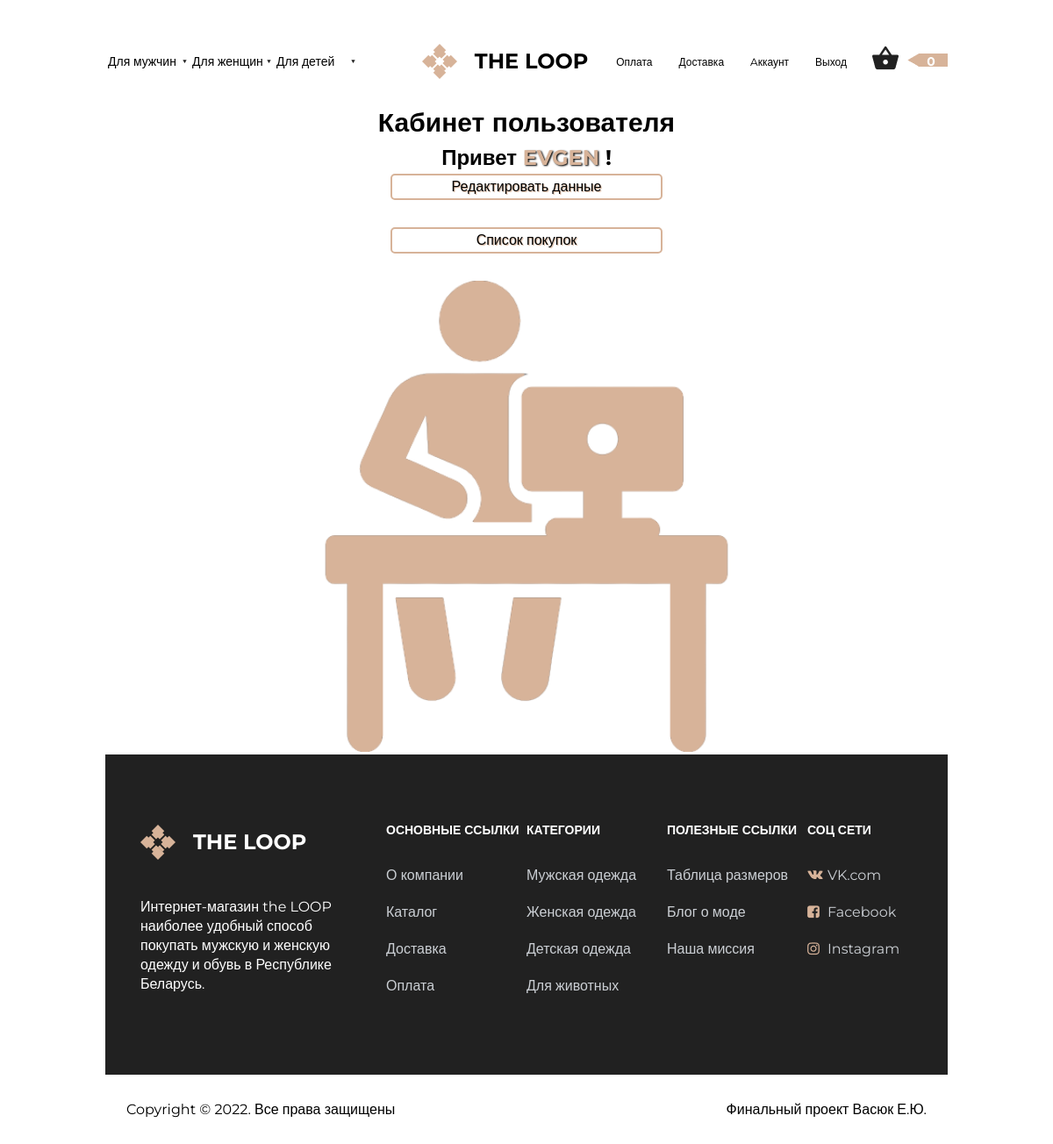
The app's page /cabinet/ (signed in), older data.
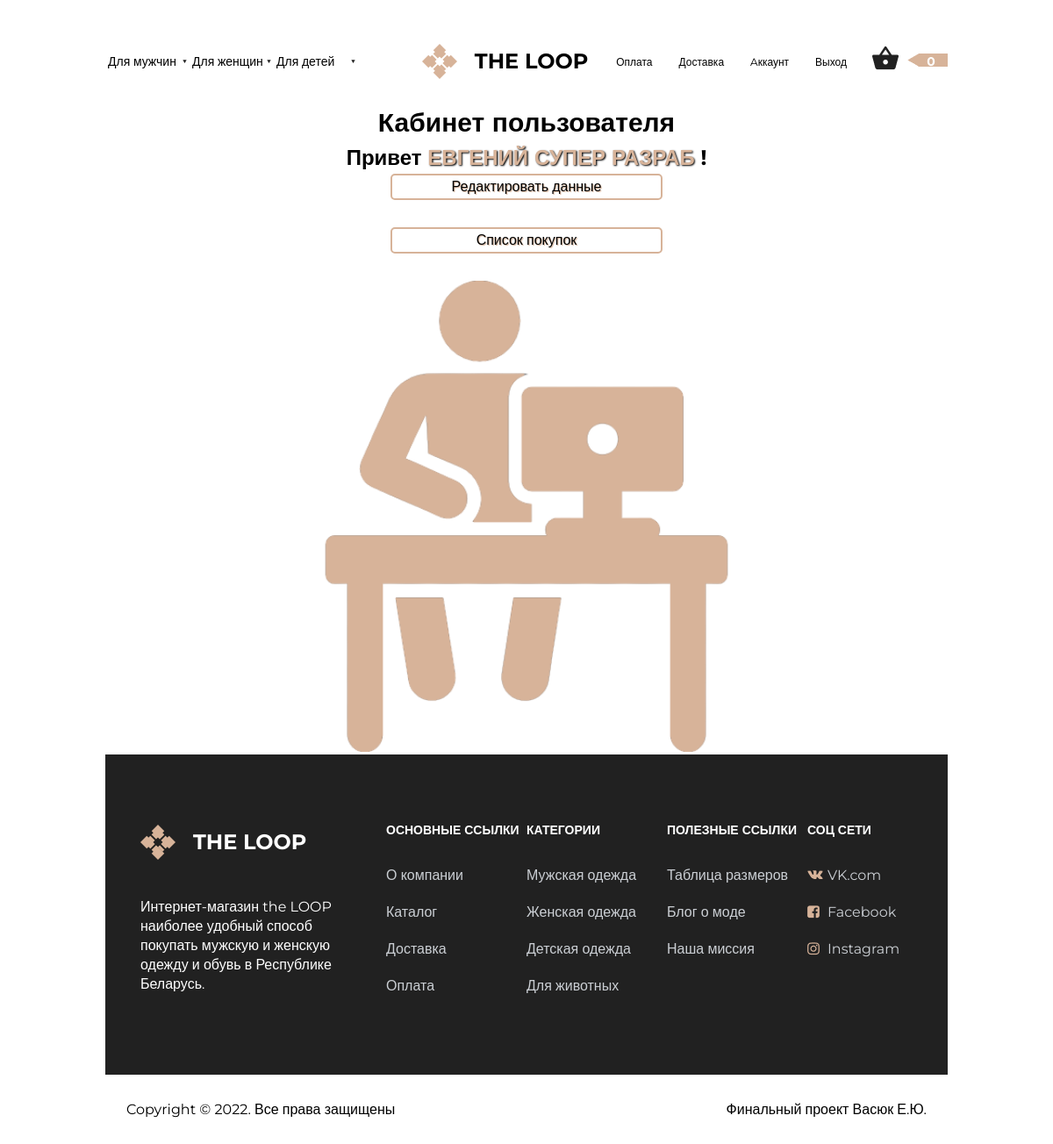
The same page, newer data.
### tables this page shows
CREATE TABLE `user` (
  `id` int NOT NULL,
  `name` text NOT NULL,
  `email` text NOT NULL,
  `password` varchar(100) NOT NULL,
  `role` varchar(255) NOT NULL DEFAULT 'admin'
);

### config/routes.php (called while the page is built)
<?php
return array(
   'delivery' => 'site/delivery',
   'about' => 'site/about',
   'payment' => 'site/payment',
   'product/([0-9]+)' => 'product/view/$1',
   'catalog/([0-9]+)' => 'catalog/index/$1',
   'catalog_d' => 'catalog/discount',
   'catalog_n' => 'catalog/new',
   'catalog' => 'catalog/catalog',
   'category/([0-9]+)/page-([0-9]+)' => 'catalog/category/$1/$2',
   'category/([0-9]+)' => 'catalog/category/$1',
   'cart/addAjax/([0-9]+)' => 'cart/addAjax/$1',
   'cart/add/([0-9]+)' => 'cart/add/$1',
   'cart/checkout' => 'cart/checkout',
   'cart/delete/([0-9]+)' => 'cart/delete/$1',
   'cart' => 'cart/index',
   'user/register' => 'user/register',
   'user/login' => 'user/login',
   'user/logout' => 'user/logout',
   'admin/product/create' => 'adminProduct/create',
   'admin/product/update/([0-9]+)' => 'adminProduct/update/$1',
   'admin/product/delete/([0-9]+)' => 'adminProduct/delete/$1',
   'admin/product' => 'adminProduct/index',
   'cabinet/edit' => 'cabinet/edit',
   'cabinet' => 'cabinet/index',
   'admin' => 'admin/index',
   'contacts' => 'site/contact',
   '' => 'site/index',
);

### controllers/CabinetController.php (called while the page is built, shortened)
<?php
class CabinetController
{
   public function actionIndex()
   {
      $userId = User::checkLogged();
      $user = User::getUserById($userId);
      require_once(ROOT . '/views/cabinet/index.php');
      return true;
   }
}

### index.php (called while the page is built, shortened)
<?php
require_once(ROOT . '/components/Autoload.php');
$router = new Router;
$router->run();

### models/User.php (called while the page is built, shortened)
<?php
class User
{
   public static function getUserById($id)
   {
      if ($id) {
         $db = Db::getConnection();
         $sql = 'SELECT * FROM user WHERE id = :id';
         $result = $db->prepare($sql);
         $result->bindParam(':id', $id, PDO::PARAM_INT);
         $result->setFetchMode(PDO::FETCH_ASSOC);
         $result->execute();
         return $result->fetch();
      }
   }
   public static function isGuest()
   {
      if (isset($_SESSION['user'])) {
         return false;
      }
      return true;
   }
}

### components/Autoload.php (called while the page is built, shortened)
<?php
function myAutoload($class_name)
{
   $array_path = [
      '/components/',
      '/models/',
   ];
   foreach ($array_path as $path) {
      $path = ROOT . $path . $class_name . '.php';
   }
}

### components/Cart.php (called while the page is built, shortened)
<?php
class Cart
{
   public static function countItems()
   {
      if (isset($_SESSION['products'])) {
         $count = 0;
         foreach ($_SESSION['products'] as $id => $quantity) {
            $count = $count + $quantity;
         }
         return $count;
      } else {
         return 0;
      }
   }
}

### views/cabinet/index.php (the view, shortened to what this page needs)
<?php include ROOT . '/views/layouts/header.php'; ?>
<section class="catalog">
   <div class="container">
      <div class="catalog_title_cabinet">
         <h3>Кабинет пользователя</h3>
         <div class="catalog_title_cabinet_name">
            <h3>Привет <span><?php echo $user['name']; ?></span> !</h3>
         </div>
      </div>
      <div class="catalog_content_cabinet">
         <ul>
            <li class="reg"><a href="/cabinet/edit/">Редактировать данные</a></li>
            <li class="reg"><a href="/cart/">Список покупок</a></li>
         </ul>
      </div>
      <div class="catalog_content_cabinet_image"><img src="/template/images/cabinet.png" alt="cabinet"></div>
   </div>
   </div>
<?php include ROOT . '/views/layouts/footer.php'; ?>

### components/Router.php (shortened to what this page needs)
<?php
class Router
{
   private $routes;
   public function __construct()
   {
      $routePath = ROOT . '/config/routes.php';
      $this->routes = include($routePath);
   }
   private function getURI()
   {
      if (!empty($_SERVER['REQUEST_URI'])) {
         return trim($_SERVER['REQUEST_URI'], '/');
      }
   }
   public function run()
   {
      $uri = $this->getURI();
      foreach ($this->routes as $uriPattern => $path) {
         if (preg_match("~$uriPattern~", $uri)) {
            $internalRoute = preg_replace("~$uriPattern~", $path, $uri);
            $segments = explode('/', $internalRoute);
            $controllerName = ucfirst(array_shift($segments)) . 'Controller';
            $actionName = 'action' . ucfirst(array_shift($segments));
            $parameters = $segments;
            $controllerObject = new $controllerName;
            $result = call_user_func_array(array($controllerObject, $actionName), $parameters);
            if ($result != null) {
               die;
            }
         }
      }
   }
}

### views/layouts/header.php (shortened to what this page needs)
<!DOCTYPE html>
<html lang="en">
<head>
   <link rel="stylesheet" href="/template/css/main.css">
   <link rel="stylesheet" href="/template/css/main_cat.css">
   <link rel="stylesheet" href="/template/css/main_dis.css">
   <link rel="stylesheet" href="/template/css/main_catalog.css">
   <link rel="stylesheet" href="/template/css/main_category.css">
   <link rel="stylesheet" href="/template/css/main_register.css">
   <link rel="stylesheet" href="/template/css/main_cabinet.css">
   <link rel="stylesheet" href="/template/css/main_cart.css">
   <link rel="stylesheet" href="/template/css/main_order.css">
   <link rel="stylesheet" href="/template/css/main_issue.css">
   <link rel="stylesheet" href="/template/css/main_admin.css">
   <link rel="stylesheet" href="/template/css/main_product.css">
   <link rel="stylesheet" href="/template/css/media.css">
</head>
<body>
   <div class="site">
      <header class="header">
         <div class="container">
            <div class="header_wrapper">
               <div class="header_nav">
                  <ul>
                     <li><a href="/catalog/0">Для мужчин<span class="ico_poligon_main"></span></a>
                     </li>
                     <li>
                        <a href="/catalog/1">Для женщин<span class="ico_poligon_main"></span></a>
                     </li>
                     <li><a href="/catalog/2">Для детей<span class="ico_poligon_main"></span></a>
                     </li>
                  </ul>
               </div>
               <div class="header_logo">
                  <a href="/admin/"><span class="ico_logo"><span class="title_logo">THE&nbspLOOP</span></span></a>
               </div>
               <div class="header_order">
                  <ul>
                     <li><a href="/payment/">Оплата</a></li>
                     <li><a href="/delivery/">Доставка</a></li>
                     <?php if (User::isGuest()) : ?>
                        <li><a href="/user/login/">Вход</a></li>
                     <?php else : ?>
                        <li><a href="/cabinet/">Aккаунт</a></li>
                        <li><a href="/user/logout/">Выход</a></li>
                     <?php endif; ?>
                  </ul>
               </div>
               <div class="header_cart">
                  <ul>
                     <li><a href="/cart/" class="ico_cart"><img src="/template/images/shopping_cart.png" alt="cart"></a></li>
                     <li><a href="/cart/"><span class="ico_strike"> &nbsp;&nbsp;<span id="cart-count"><?php echo Cart::countItems(); ?></span></span></a></li>
                  </ul>
               </div>
            </div>
         </div>
      </header>

### views/layouts/footer.php (shortened to what this page needs)
<footer class="footer">
   <div class="footer_top">
      <div class="container">
         <div class="footer_list">
            <div class="footer_item">
               <div class="footer_logo">
                  <a href="/"><span class="ico_logo"><span class="title_logo">THE&nbspLOOP</span></span></a>
               </div>
               <p>Интернет-магазин the LOOP наиболее удобный способ покупать мужскую и женскую одежду и обувь в Республике Беларусь. </p>
            </div>
            <div class="footer_item">
               <h4>Основные ссылки</h4>
               <div class="main_links">
                  <ul class="footer_links">
                     <li><a href="/about/">О компании</a></li>
                     <li><a href="/catalog/">Каталог</a></li>
                     <li><a href="/delivery/">Доставка</a></li>
                     <li><a href="/payment/">Оплата</a></li>
                  </ul>
               </div>
            </div>
            <div class="footer_item">
               <h4>Категории</h4>
               <ul class="footer_links">
                  <li><a href="/catalog/0/">Мужская одежда</a></li>
                  <li><a href="/catalog/1/">Женская одежда</a></li>
                  <li><a href="/catalog/2/">Детская одежда</a></li>
                  <li><a href="/catalog/3/">Для животных</a></li>
               </ul>
            </div>
            <div class="footer_item">
               <h4>ПОЛЕЗНЫЕ ССЫЛКИ</h4>
               <div class="useful_links">
                  <ul class="footer_links">
                     <li><a href="#">Таблица размеров</a></li>
                     <li><a href="#">Блог о моде</a></li>
                     <li><a href="#">Наша миссия</a></li>
                  </ul>
               </div>
            </div>
            <div class="footer_item">
               <h4>СОЦ СЕТИ</h4>
               <div class="social_links">
                  <ul class="footer_links">
                     <li><span class="ico ico_vk"></span><a href="#">VK.com</a></li>
                     <li><span class="ico ico_Facebook"></span><a href="#">Facebook</a></li>
                     <li><span class="ico ico_Instagram"></span><a href="#">Instagram</a></li>
                  </ul>
               </div>
            </div>
         </div>
      </div>
   </div>
   <div class="footer_bot">
      <div class="container">
         <div class="footer_bot_wrapper">
            <div class="footer_bot_copyrights">Copyright &copy; 2022. Все права защищены</div>
            <div class="footer_bot_private">Финальный проект Васюк Е.Ю.</div>
         </div>
      </div>
   </div>
</footer>
</body>
</html>

### template/css/main.css (style rules this page uses)
* { margin: 0; padding: 0; }
body { font-family: 'Montserrat', sans-serif; font-size: 16px; }
.container { width: 80%; max-width: 1440px; margin: 0 auto; }
.header { background-color: #fff; padding: 60px 0; }
.header .header_wrapper { display: flex; justify-content: space-between; }
.header .header_nav { background-color: #fff; width: 30%; }
.header .header_nav .ico_poligon_main { display: block; width: 5px; height: 4px; background-image: url(/template/images/Polygon_main.png); position: relative; left: 90px; bottom: 11px; }
.header .header_nav a { padding-left: 2px; color: #000; text-decoration: none; text-transform: none; width: 90%; display: inline-block; text-align: left; font-size: 14px; font-weight: normal; border: 1px solid transparent; }
.header .header_nav ul { display: flex; list-style: none; justify-content: space-between; }
.header .header_nav li { position: relative; width: 100%; }
.header .header_logo { display: inline-block; width: 25%; height: 40px; text-align: center; }
.header .header_logo .ico_logo { display: inline-block; width: 40px; height: 40px; background-image: url(/template/images/LOGO.png); position: relative; top: -10px; }
.header .header_logo .title_logo { display: inline-block; height: 40px; padding-left: 60px; padding-top: 5px; color: #000; font-weight: bold; font-size: 24px; }
.header .header_order { background-color: #fff; width: 25%; text-align: center; }
.header .header_order a { padding: 2px; color: #000; text-decoration: none; text-transform: none; text-align: center; font-size: 14px; font-weight: normal; border: 1px solid transparent; }
.header .header_order ul { display: flex; list-style: none; justify-content: flex-end; }
.header .header_order li { position: relative; margin-left: 10%; }
.header .header_cart { background-color: #fff; width: 20%; text-align: center; }
.header .header_cart a { color: #fff; text-decoration: none; text-transform: none; text-align: center; font-size: 14px; font-weight: normal; }
.header .header_cart ul { display: flex; list-style: none; justify-content: flex-end; }
.header .header_cart li { position: relative; margin-left: 10%; }
.header .header_cart .ico_strike { display: inline-block; width: 46px; height: 15px; background-image: url(/template/images/Strike_curt.png); position: relative; top: 0px; font-weight: bold; }
.header .header_cart .ico_cart { position: relative; top: -8px; }
.catalog { background-color: #fff; height: 700px; }
.catalog>.container { height: 100%; }
.footer a { color: #CBCFD4; }
.footer_top { color: #fff; }
.footer_top>.container { height: 100%; padding: 80px 0 80px 0; background-color: #212121; }
.footer_top h4 { font-weight: 700; font-size: 14px; line-height: 12px; display: flex; align-items: center; text-transform: uppercase; margin-bottom: 25px; }
.footer_top .ico { display: inline-block; margin-right: 5px; }
.footer_top .ico_vk { width: 18px; height: 11px; background-image: url(/template/images/VK_footer.png); }
.footer_top .ico_Facebook { width: 14px; height: 15px; background-image: url(/template/images/Facebook_footer.png); margin-right: 9px; position: relative; top: 2px; }
.footer_top .ico_Instagram { width: 14px; height: 15px; background-image: url(/template/images/Instagramm_footer.png); margin-right: 9px; position: relative; top: 2px; }
.footer .footer_logo { display: inline-block; width: 25%; height: 40px; margin-bottom: 43px; margin-left: 40px; }
.footer .footer_logo .ico_logo { display: inline-block; width: 40px; height: 40px; background-image: url(/template/images/LOGO.png); }
.footer .footer_logo .title_logo { display: inline-block; height: 40px; padding-left: 60px; padding-top: 5px; color: #000; font-weight: bold; font-size: 24px; color: #fff; }
.footer .footer_item p { width: 50%; font-weight: 400; font-size: 16px; line-height: 22px; margin-left: 40px; }
.footer_list { display: flex; }
.footer_item { flex: 1 1; }
.footer_item:nth-child(1) { flex: 2; }
.footer .footer_links { list-style: none; }
.footer .footer_links a { text-decoration: none; text-transform: none; font-weight: 400; font-size: 16px; line-height: 42px; }
.footer_bot { background-color: #fff; padding: 30px; }
.footer_bot_wrapper { display: flex; }
.footer_bot_private { margin-left: auto; }

Row changes from the older to the newer data that the page shows:
changed user: name "EVGEN" → "ЕВГЕНИЙ СУПЕР РАЗРАБ"
